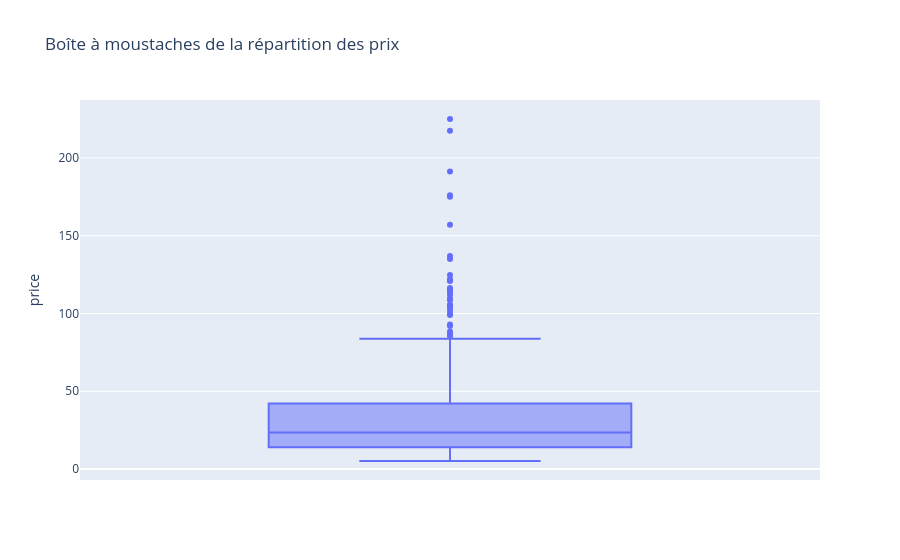

Write notebook code for a chart like this one.
### Code cell
# Autre méthode avec plotly express

fig = px.box(
    df_final,
    y="price",
    title="Boîte à moustaches de la répartition des prix"
)

fig.show()

### Figure 1 — Plotly figure (JSON) as saved in the notebook; plotly's stock layout.template omitted (floating-point values rounded to 4 significant figures; data arrays with more than 128 entries replaced by an {"elided": "..."} marker saying what was removed)
{"data": [{"alignmentgroup": "True", "hovertemplate": "price=%{y}<extra></extra>", "legendgroup": "", "marker": {"color": "#636efa"}, "name": "", "notched": false, "offsetgroup": "", "orientation": "v", "showlegend": false, "type": "box", "x0": " ", "xaxis": "x", "y": {"elided": "711 float values"}, "y0": " ", "yaxis": "y"}], "layout": {"boxmode": "group", "legend": {"tracegroupgap": 0}, "title": {"text": "Boîte à moustaches de la répartition des prix"}, "xaxis": {"anchor": "y", "domain": [0, 1]}, "yaxis": {"anchor": "x", "domain": [0, 1], "title": {"text": "price"}}}}
